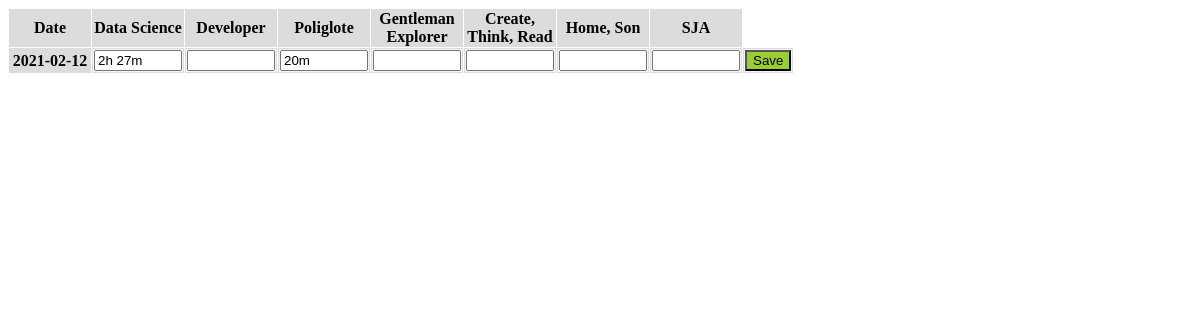
Before: /day/edit/2021-02-12 with the older database file.
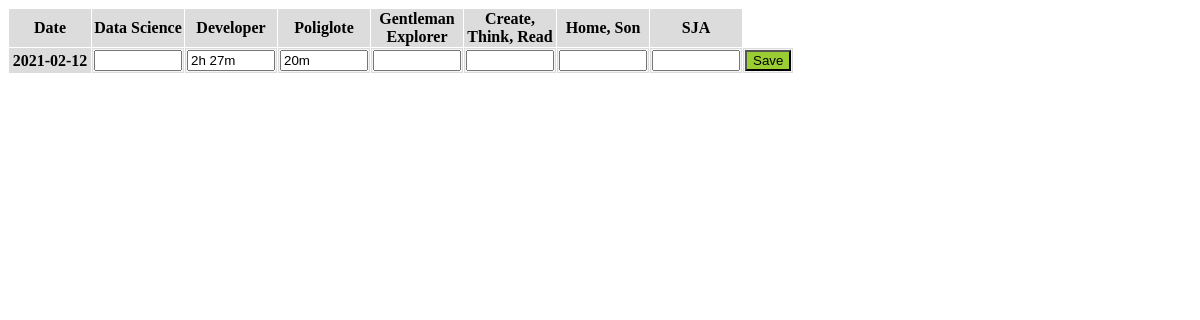
After: the same page with the newer database file.
### mymonth/models.py (models this page shows, shortened)
class Days(db.Model):
    id = db.Column(db.Date, primary_key = True)
    ds = db.Column(db.Interval)   # Data Science
    dev = db.Column(db.Interval)  # Developer
    pol = db.Column(db.Interval)  # Poliglote
    ge = db.Column(db.Interval)   # Gentleman Explorer
    crt = db.Column(db.Interval)  # Create Read Think
    hs = db.Column(db.Interval)   # Home Son
    alk = db.Column(db.Float)     # Alko

### mymonth/routes.py (the view, shortened to what this page needs)
@app.route('/day/edit/<id_day>', methods=['GET', 'POST'])
def edit_day(id_day):
    day = Days.query.get_or_404(date.fromisoformat(id_day))
    form_day = DayEditForm()
    return render_template('edit_day.html', form_day=form_day, day=day, f_string_from_duration=string_from_duration, f_string_from_float=string_from_float)

### mymonth/forms.py
class DayEditForm(FlaskForm):
    id = DateField(label='Date')
    ds = StringField(label='Data Science')
    dev = StringField(label='Developer')
    pol = StringField(label='Poliglote')
    ge = StringField(label='Gentleman Explorer')
    crt = StringField(label='Create, Think, Read')
    hs = StringField(label='Home, Son')
    alk = StringField(label='SJA')
    submit = SubmitField(label='Save')

### mymonth/utils.py (called while the page is built)
def string_from_float(x):
    outcome = x
    if x is None:
        outcome = ''
    return outcome

### mymonth/templates/edit_day.html (shortened to what this page needs)
{% extends "layout.html" %}
{% block content %}
<table>
    <form method="POST" action="">
        <tr>
            <th>{{ form_day.id.label }}</th>
            <th>{{ form_day.ds.label }}</th>
            <th>{{ form_day.dev.label }}</th>
            <th>{{ form_day.pol.label }}</th>
            <th>{{ form_day.ge.label }}</th>
            <th>{{ form_day.crt.label }}</th>
            <th>{{ form_day.hs.label }}</th>
            <th>{{ form_day.alk.label }}</th>
        </tr>
        <tr>
            <th>{{day.id}}</th>
            <td>{{ form_day.ds(style="width: 80px", value=f_string_from_duration(day.ds)) }}</td>
            <td>{{ form_day.dev(style="width: 80px", value=f_string_from_duration(day.dev)) }}</td>
            <td>{{ form_day.pol(style="width: 80px", value=f_string_from_duration(day.pol)) }}</td>
            <td>{{ form_day.ge(style="width: 80px", value=f_string_from_duration(day.ge)) }}</td>
            <td>{{ form_day.crt(style="width: 80px", value=f_string_from_duration(day.crt)) }}</td>
            <td>{{ form_day.hs(style="width: 80px", value=f_string_from_duration(day.hs)) }}</td>
            <td>{{ form_day.alk(style="width: 80px", value=f_string_from_float(day.alk)) }}</td>
            <td>{{ form_day.submit(class="btn_edit_day_save") }}</td>
        </tr>
    </form>
</table>
{% endblock content %}

Changed rows visible on the page:
changed Days "2021-02-12": ds "2h 27m" → (not shown); dev (not shown) → "2h 27m"
